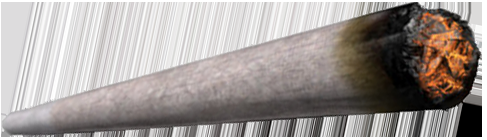
#> input picture face-and-body-detector-with-mediapipe/assets/cigarette.png, 487 x 140 px
$ python -i cartoonize.py   (imports and definitions only)   (older library calls are emulated)
#> lines starting #> are read from the running program, lines starting #| are printed output that depends on the picture; after the words box and inside, x2 and y2 are one past the last pixel; in counts of white or black regions, pixels touching at a corner belong together
import cv2
import scipy
from scipy import stats
import numpy as np
from collections import defaultdict


def update_c(C,hist):
    max_iterations = 1
    for _ in range(max_iterations):
        groups=defaultdict(list)
        non_zero_indices = np.nonzero(hist)[0]

        d = np.abs(C[:, np.newaxis] - non_zero_indices)
        index = np.argmin(d, axis=0)
        for i, indice in enumerate(non_zero_indices):
            groups[index[i]].append(indice)

        new_C=np.array(C)
        for i,indice in groups.items():
            if(np.sum(hist[indice])==0):
                continue
            new_C[i]=int(np.sum(indice*hist[indice])/np.sum(hist[indice]))

        if(np.sum(new_C-C)==0):
            break
        C=new_C

    return C,groups

# Calculates K Means clustering
def K_histogram(hist):

    alpha=0.001
    N=80
    C=np.array([128])

    while True:
        C,groups=update_c(C,hist)

        new_C=set()
        for i,indice in groups.items():
            if(len(indice)<N):
                new_C.add(C[i])
                continue

            z, pval=stats.normaltest(hist[indice])
            if(pval<alpha):
                left=0 if i==0 else C[i-1]
                right=len(hist)-1 if i ==len(C)-1 else C[i+1]
                delta=right-left
                if(delta >=3):
                    c1=(C[i]+left)/2
                    c2=(C[i]+right)/2
                    new_C.add(c1)
                    new_C.add(c2)
                else:
                    new_C.add(C[i])
            else:
                new_C.add(C[i])
        if(len(new_C)==len(C)):
            break
        else:
            C=np.array(sorted(new_C))
    return C

# The main controlling function
def caart(img):

    kernel=np.ones((2,2), np.uint8)
    output=np.array(img)
    x,y,c=output.shape
#> x = 140; y = 487; c = 3
    for i in range(c):
        output[:,:,i]=cv2.bilateralFilter(output[:,:,i],5,150,150)
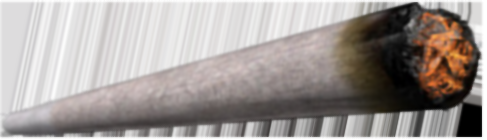
#> output: shape (140, 487, 3); mean R, G, B 163.1, 156.3, 153.1

    edge=cv2.Canny(output, 100, 200)
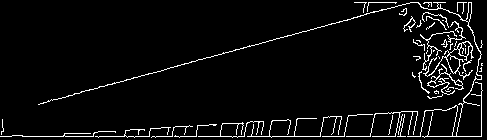
#> edge: shape (140, 487); 4.9% white in thin lines or dots
    output=cv2.cvtColor(output,cv2.COLOR_RGB2HSV)
#> output: shape (140, 487, 3); mean H, S, V 30.4, 24.8, 163.2

    hists = []

    hist,_=np.histogram(output[:,:,0],bins =np.arange(180+1))
#> hist = 180 values, max 23618 at index 0, min 0 at index 1, mean 378.8
    hists.append(hist)
    hist,_=np.histogram(output[:,:,1],bins =np.arange(256+1))
#> hist = 256 values, max 11552 at index 1, min 0 at index 217, mean 266.3
    hists.append(hist)
    hist,_=np.histogram(output[:,:,2],bins =np.arange(256+1))
#> hist = 256 values, max 2080 at index 221, min 41 at index 254, mean 266.3
    hists.append(hist)


    C=[]
    for h in hists:
        C.append(K_histogram(h))
#> this loop made 3 passes
#> after the loop, C = [[7, 150], [7, 58, 119, 179], [25, 98, 175, 227]]
    #print("centroids: {0}".format(C))

    output=output.reshape((-1,c))
    for i in range(c):
        channel=output[:,i]
        index=np.argmin(np.abs(channel[:, np.newaxis] - C[i]), axis=1)
        output[:,i]=C[i][index]
    output=output.reshape((x,y,c))
#> output: shape (140, 487, 3); mean H, S, V 29.4, 24, 163.4
    output=cv2.cvtColor(output, cv2.COLOR_HSV2RGB)
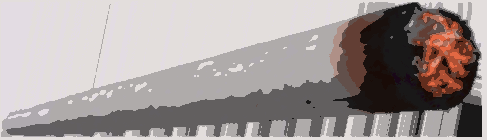
#> output: shape (140, 487, 3); mean R, G, B 163.4, 154.7, 153.4

    contours,_=cv2.findContours(edge,cv2.RETR_EXTERNAL, cv2.CHAIN_APPROX_NONE)
#> contours = 48 contours, 43 with area under 20; largest, box (x1, y1, x2, y2) and area: (423, 41, 474, 80) 332, (38, 2, 483, 138) 148, (427, 64, 464, 95) 69, (420, 31, 457, 71) 22, (447, 21, 466, 43) 20
    cv2.drawContours(output,contours,-1,0,thickness=1)
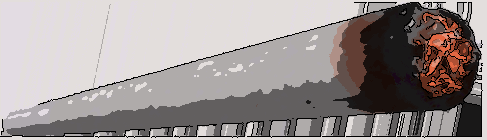
#> output: shape (140, 487, 3); 4.78% of pixels changed, all inside (x1, y1, x2, y2) = (0, 2, 483, 138)
    #cartoon = cv2.bitwise_and(output, output, mask=contours)
    for i in range(3):
        output[:,:,i]=cv2.erode(output[:,:,i], kernel, iterations=1)
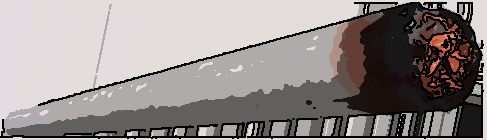
#> output: shape (140, 487, 3); mean R, G, B 146.9, 140.1, 139.2
    #Laplacian = cv2.Laplacian(output,cv2.CV_8U, ksize=11)
    #output=output-Laplacian
    return output

#output=caart(cv2.imread("original.jpg"))
#cv2.imwrite("cartoon.jpg", output)

>>> import cv2
>>> picture = cv2.cvtColor(cv2.imread('assets/cigarette.png'), cv2.COLOR_BGR2RGB)
>>> result = caart(picture)
